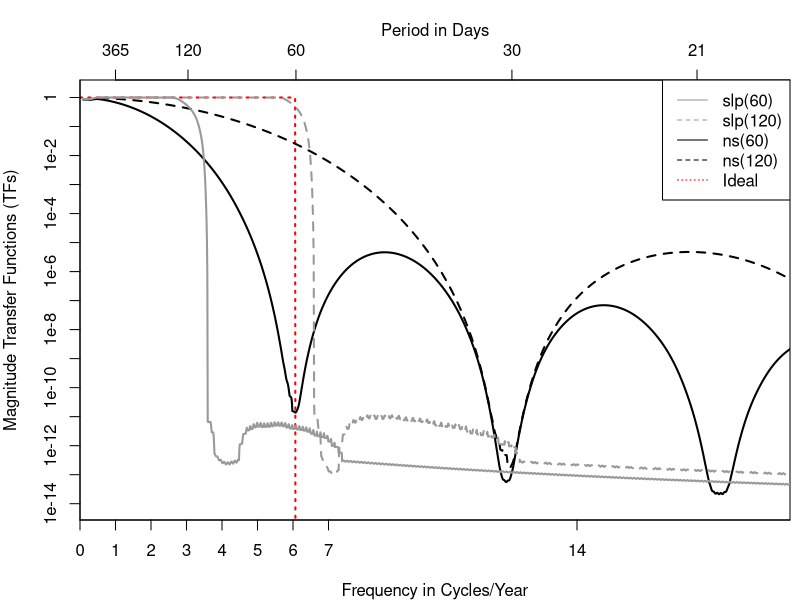

Recreate this plot in R.
#
#  Generate Figure 5
#
library("multitaper")
library("splines")
library("MASS")

N <- 3650 # 10 years of data, approximately
time <- 1:N
Nknot <- 60
fftn <- 16384
ns60  <- ns(time, df = Nknot) # 6 knots per year
ns120 <- ns(time, df = Nknot * 2)

specNS60  <- matrix(data = 0, nrow = fftn + 1, ncol = Nknot)
specNS120 <- matrix(data = 0, nrow = fftn + 1, ncol = Nknot * 2)

for(j in 1:Nknot) {
  specNS60[, j]  <- spec.mtm( ns60[, j], deltat = 86400, nFFT = 2 * fftn, plot=FALSE)$spec }
for(j in 1:(Nknot * 2)) {
  specNS120[, j] <- spec.mtm(ns120[, j], deltat = 86400, nFFT = 2 * fftn, plot = FALSE)$spec }

freqs <- seq(0, 0.5, 1/2/fftn)
cutoff <- min(which(freqs > 6/365))+5          # about 6 cycles/year
theory <- rep(1, cutoff)
theory <- c(theory, rep(1e-21, length(freqs)-length(theory)))
freqs <- freqs * 365    # changes freqs from cycles/day to cycles/year

# ** only using vectors 1-58, because 59 and 60 have _very_ poor spectral properties
#    and make the result look even worse than actual performance

# projection matrix has eigenvalues 1 and 0; the eigenvalue of H^T*H gives the magnitude correction factor
etfNS60  <- eigen(t(ns60[, 1:58]) %*% ns60[, 1:58])$value[1]  
etfNS120 <- eigen(t(ns120[, 1:118]) %*% ns120[, 1:118])$value[1]  

# magnitude transfer function: sum of the individual projection vectors, normalized by etf
tfNS60  <- rowSums(specNS60[, 1:58]) / (etfNS60 * 86400)
tfNS120 <- rowSums(specNS120[, 1:118]) / (etfNS120 * 86400)

#
#  Add Slepians the same way
#
slp1 <- multitaper::dpss(n = N, k = Nknot, nw = (Nknot+2)/2)$v # 60 basis vectors, same as option 1 previously, W \approx 120 days
slp2 <- multitaper::dpss(n = N, k = Nknot * 2, nw = ((Nknot * 2 + 2) / 2))$v   # 120 basis vectors, W \approx 60 days

specS1 <- matrix(data=0, nrow=fftn + 1, ncol=Nknot)
specS2 <- matrix(data=0, nrow=fftn + 1, ncol=Nknot * 2)

for(j in 1:Nknot) {
  specS1[, j] <- spec.mtm(slp1[, j], deltat = 86400, nFFT = 2 * fftn, plot = FALSE)$spec }
for(j in 1:(Nknot * 2)) {
  specS2[, j] <- spec.mtm(slp2[, j], deltat = 86400, nFFT = 2 * fftn, plot = FALSE)$spec }

# magnitude transfer function: sum of the individual projection vectors, no normalization -- eigenvalues = 1
tfSLP60  <- rowSums(specS1[, 1:60]) / 86400
tfSLP120 <- rowSums(specS2[, 1:120]) / 86400 

################################################################################
#
#  10 point moving average for each, cleans up plots for comparison
#
moveAvg <- function(x, n = 20) { filter(x, rep(1/n, n), sides=2)}

tfNS60   <- moveAvg(tfNS60)
tfNS120  <- moveAvg(tfNS120)
tfSLP60  <- moveAvg(tfSLP60)
tfSLP120 <- moveAvg(tfSLP120) 

PerLab <- c(0,1,2,3,4,5,6,7,14,21,30,60,120, 365)
atPerLab <- 365/(PerLab)   # already scaled the freq array to be in cycles/year, not cycles/day
yAxisP <- 10^(seq(-15,1,1))
yAxisL <- c("1e-15", "1e-14", "1e-13", "1e-12","1e-11","1e-10","1e-9","1e-8","1e-7","1e-6",
            "1e-5","1e-4","1e-3","1e-2", "1e-1","1", "1e1")
#
#  Generate Figure 5 for paper
#
# pdf(file="../figures/compareTransferFunctAll.pdf", width=6, height=5)
postscript(file="../figures/compareTransferFunctAll.eps", width=6, height=5)
par(mar=c(4,4,4,0.5))
plot(freqs, theory, type="l", col="red", lwd=2, lty = 3, log="y", xlim=c(0,20),
     ylim=c(1e-14,1.1e0), xlab="Frequency in Cycles/Year", ylab="Magnitude Transfer Functions (TFs)",
     xaxt = 'n', yaxt = 'n', xaxs = "i")
lines(freqs, tfNS60,   type = "l", col = "black",  lwd = 2)
lines(freqs, tfNS120,  type = "l", col = "black",  lwd = 2, lty = 2)
lines(freqs, tfSLP60,  type = "l", col = "grey60", lwd = 2)
lines(freqs, tfSLP120, type = "l", col = "grey60", lwd = 2, lty = 2)

axis(side = 3, line = 0, at = atPerLab, labels = PerLab)
axis(side = 2, line = 0, at = yAxisP, labels = yAxisL)
axis(side = 1, line = 0, at = PerLab, labels = PerLab)
mtext("Period in Days", side = 3, line = 2)

legend(x = "topright", lty = c(1,2,1,2, 3), col = c("grey60", "grey60", "black", "black", "red"),
       legend = c("slp(60)", "slp(120)", "ns(60)", "ns(120)", "Ideal"))
dev.off()
